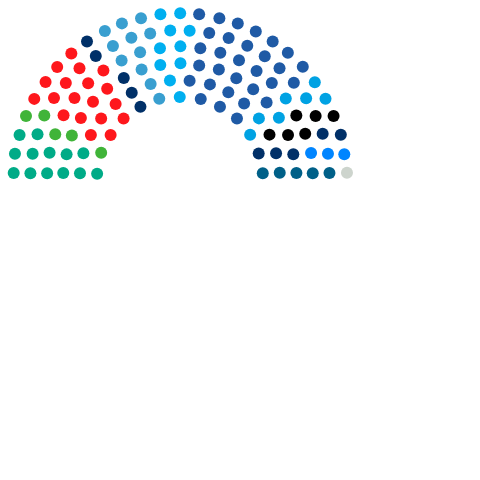
Frame 1 (no input)
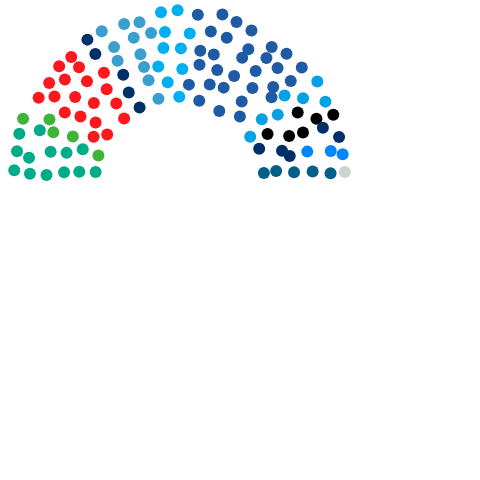
Frame 60 (no input)
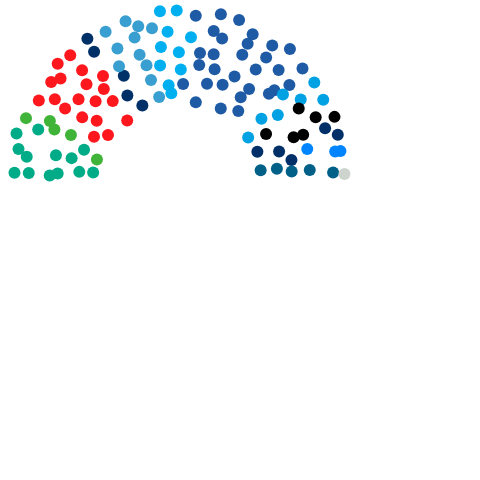
Frame 120 (the mouse pressed at the canvas centre since frame 60)

The p5.js sketch that drew these frames (run headless with seeded random() and noise() and a simulated clock; from frame 60 on, the mouse is pressed at the canvas centre):

// p5.js sketch
// ── sketch.js
// Shlomi Lifshits (2019)
// Based on this SVG from Wikipedia:
// https://en.wikipedia.org/wiki/Knesset#/media/File:2019_Israeli_Knesset_Composition.svg

var r = 12;
var fill_value;
var seats = []; // array of seats objects
var speed = 0.5;

function setup() {
  createCanvas(480, 480);

    fill_val = "#00AB87";
    seats.push(new Seat(13.47,173.34,r,fill_val));
    seats.push(new Seat(30.15,173.34,r,fill_val));
    seats.push(new Seat(46.83,173.34,r,fill_val));
    seats.push(new Seat(63.52,173.34,r,fill_val));
    seats.push(new Seat(80.22,173.34,r,fill_val));
    seats.push(new Seat(96.93,173.35,r,fill_val));
    seats.push(new Seat(15.40,153.82,r,fill_val));
    seats.push(new Seat(32.35,153.57,r,fill_val));
    seats.push(new Seat(49.38,153.24,r,fill_val));
    seats.push(new Seat(66.28,153.94,r,fill_val));
    seats.push(new Seat(83.55,153.60,r,fill_val));
    seats.push(new Seat(19.62,134.66,r,fill_val));
    seats.push(new Seat(37.14,134.26,r,fill_val));
    fill_val = "#40B439";
    seats.push(new Seat(101.12,153.12,r,fill_val));
    seats.push(new Seat(54.94,133.76,r,fill_val));
    seats.push(new Seat(26.06,116.13,r,fill_val));
    seats.push(new Seat(72.25,135.27,r,fill_val));
    seats.push(new Seat(44.45,115.75,r,fill_val));
    fill_val = "#FE171C";
    seats.push(new Seat(90.74,134.91,r,fill_val));
    seats.push(new Seat(63.39,115.35,r,fill_val));
    seats.push(new Seat(34.62,98.49,r,fill_val));
    seats.push(new Seat(81.26,117.86,r,fill_val));
    seats.push(new Seat(54.15,98.38,r,fill_val));
    seats.push(new Seat(110.15,134.55,r,fill_val));
    seats.push(new Seat(45.21,81.98,r,fill_val));
    seats.push(new Seat(74.53,98.43,r,fill_val));
    seats.push(new Seat(101.51,118.04,r,fill_val));
    seats.push(new Seat(66.06,82.44,r,fill_val));
    seats.push(new Seat(93.05,102.21,r,fill_val));
    seats.push(new Seat(57.66,66.82,r,fill_val));
    seats.push(new Seat(88.10,83.39,r,fill_val));
    seats.push(new Seat(123.48,118.77,r,fill_val));
    seats.push(new Seat(79.97,68.22,r,fill_val));
    seats.push(new Seat(71.80,53.23,r,fill_val));
    seats.push(new Seat(115.43,103.64,r,fill_val));
    seats.push(new Seat(107.30,88.75,r,fill_val));
    seats.push(new Seat(103.80,70.59,r,fill_val));
    fill_val = "#003068";
    seats.push(new Seat(95.64,55.97,r,fill_val));
    seats.push(new Seat(87.44,41.40,r,fill_val));
    seats.push(new Seat(123.60,77.87,r,fill_val));
    seats.push(new Seat(131.94,92.31,r,fill_val));
    seats.push(new Seat(140.27,106.75,r,fill_val));
    fill_val = "#399FD0";
    seats.push(new Seat(104.37,31.48,r,fill_val));
    seats.push(new Seat(112.80,45.90,r,fill_val));
    seats.push(new Seat(121.26,60.30,r,fill_val));
    seats.push(new Seat(122.34,23.63,r,fill_val));
    seats.push(new Seat(141.49,69.87,r,fill_val));
    seats.push(new Seat(131.14,38.18,r,fill_val));
    seats.push(new Seat(140.07,52.79,r,fill_val));
    seats.push(new Seat(150.37,84.49,r,fill_val));
    seats.push(new Seat(159.51,99.23,r,fill_val));
    seats.push(new Seat(141.11,17.93,r,fill_val));
    seats.push(new Seat(150.33,32.96,r,fill_val));
    fill_val = "#00AFF0";
    seats.push(new Seat(160.47,64.98,r,fill_val));
    seats.push(new Seat(159.80,48.21,r,fill_val));
    seats.push(new Seat(160.42,14.49,r,fill_val));
    seats.push(new Seat(169.99,80.50,r,fill_val));
    seats.push(new Seat(170.05,30.33,r,fill_val));
    seats.push(new Seat(180.00,13.33,r,fill_val));
    seats.push(new Seat(180.00,46.67,r,fill_val));
    seats.push(new Seat(180.00,63.33,r,fill_val));
    seats.push(new Seat(180.00,96.67,r,fill_val));
    seats.push(new Seat(189.95,30.33,r,fill_val));
    fill_val = "#1F5AA5";
    seats.push(new Seat(190.01,80.50,r,fill_val));
    seats.push(new Seat(199.58,14.49,r,fill_val));
    seats.push(new Seat(200.20,48.21,r,fill_val));
    seats.push(new Seat(199.53,64.98,r,fill_val));
    seats.push(new Seat(209.67,32.96,r,fill_val));
    seats.push(new Seat(218.89,17.93,r,fill_val));
    seats.push(new Seat(200.49,99.23,r,fill_val));
    seats.push(new Seat(209.63,84.49,r,fill_val));
    seats.push(new Seat(219.93,52.79,r,fill_val));
    seats.push(new Seat(228.86,38.18,r,fill_val));
    seats.push(new Seat(218.51,69.87,r,fill_val));
    seats.push(new Seat(237.66,23.63,r,fill_val));
    seats.push(new Seat(238.74,60.30,r,fill_val));
    seats.push(new Seat(247.20,45.90,r,fill_val));
    seats.push(new Seat(255.63,31.48,r,fill_val));
    seats.push(new Seat(219.73,106.75,r,fill_val));
    seats.push(new Seat(228.06,92.31,r,fill_val));
    seats.push(new Seat(236.40,77.87,r,fill_val));
    seats.push(new Seat(272.56,41.40,r,fill_val));
    seats.push(new Seat(264.36,55.97,r,fill_val));
    seats.push(new Seat(256.20,70.59,r,fill_val));
    seats.push(new Seat(252.70,88.75,r,fill_val));
    seats.push(new Seat(244.57,103.64,r,fill_val));
    seats.push(new Seat(288.20,53.23,r,fill_val));
    seats.push(new Seat(280.03,68.22,r,fill_val));
    seats.push(new Seat(236.52,118.77,r,fill_val));
    seats.push(new Seat(271.90,83.39,r,fill_val));
    seats.push(new Seat(302.34,66.82,r,fill_val));
    seats.push(new Seat(266.95,102.21,r,fill_val));
    seats.push(new Seat(293.94,82.44,r,fill_val));
    fill_val = "#00A2E3";
    seats.push(new Seat(258.49,118.04,r,fill_val));
    seats.push(new Seat(285.47,98.43,r,fill_val));
    seats.push(new Seat(314.79,81.98,r,fill_val));
    seats.push(new Seat(249.85,134.55,r,fill_val));
    seats.push(new Seat(305.85,98.38,r,fill_val));
    seats.push(new Seat(278.74,117.86,r,fill_val));
    seats.push(new Seat(325.38,98.49,r,fill_val));
    fill_val = "#000000";
    seats.push(new Seat(296.61,115.35,r,fill_val));
    seats.push(new Seat(269.26,134.91,r,fill_val));
    seats.push(new Seat(315.55,115.75,r,fill_val));
    seats.push(new Seat(287.75,135.27,r,fill_val));
    seats.push(new Seat(333.94,116.13,r,fill_val));
    seats.push(new Seat(305.06,133.76,r,fill_val));
    fill_val = "#013068";
    seats.push(new Seat(258.88,153.12,r,fill_val));
    seats.push(new Seat(322.86,134.26,r,fill_val));
    seats.push(new Seat(340.38,134.66,r,fill_val));
    seats.push(new Seat(276.45,153.60,r,fill_val));
    seats.push(new Seat(293.72,153.94,r,fill_val));
    fill_val = "#0085FF";
    seats.push(new Seat(310.62,153.24,r,fill_val));
    seats.push(new Seat(327.65,153.57,r,fill_val));
    seats.push(new Seat(344.60,153.82,r,fill_val));
    fill_val = "#006088";
    seats.push(new Seat(263.07,173.35,r,fill_val));
    seats.push(new Seat(279.78,173.34,r,fill_val));
    seats.push(new Seat(296.48,173.34,r,fill_val));
    seats.push(new Seat(313.17,173.34,r,fill_val));
    seats.push(new Seat(329.85,173.34,r,fill_val));
    fill_val = "#CDD4CD";
    seats.push(new Seat(346.53,173.34,r,fill_val));
}


function draw() {
  noStroke();
  background(255);

  for (var i=0; i<seats.length; i++) {
    seats[i].move();  
    seats[i].display();
  }
}


// Seat class
function Seat(x,y,r,color) {
  this.x = x;
  this.y = y;
  this.diameter = r;
  this.color = color;

  this.display = function() {
    fill(this.color);  
    ellipse(this.x, this.y, this.diameter, this.diameter);
  };
    
  this.move = function() {
    this.x += random(-speed, speed);
    this.y += random(-speed, speed);
    //this.diameter += random(speed/2);
  };
}

// ── knesset.html
<script src=libraries/p5.js></script>
<script src=sketch.js></script>
